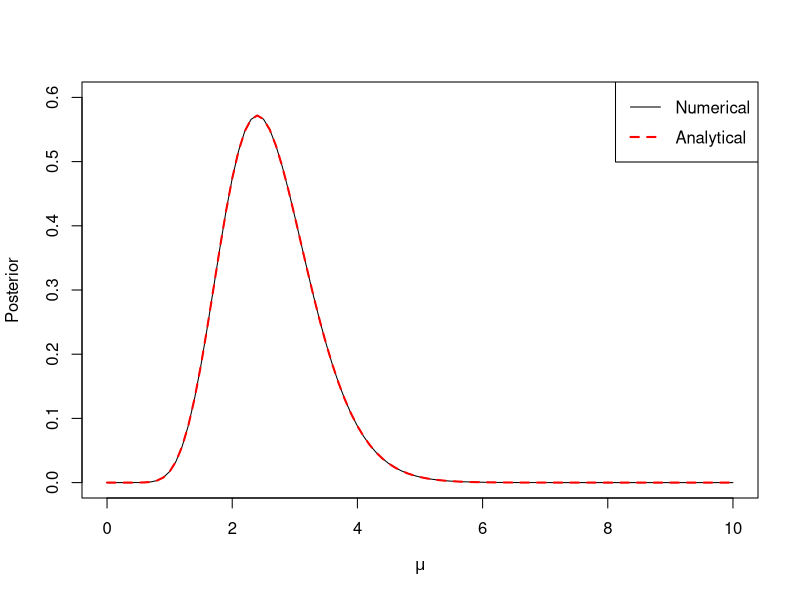

Write R code to recreate this figure.
## ---- chunk 1
data   <- c(4, 1, 3, 1, 3)
deltat <- 10

likelihood_a <- function(mu, data) {
    res <- 1
    
    for (datum in data) {
        res <- res * dpois(datum, lambda=mu)
    }
    
    return(res)
}

posterior_a <- function(mu, data) {
    #Posterior is just proportional to the likelihood, so we just need to normalize it
    
    norm <- integrate(likelihood_a, lower=0, upper=20, data=data)$value
    return(likelihood_a(mu, data) / norm)
}
## ---- chunk 2
plot(0, 0, "n", xlim=c(0, 10), ylim=c(0,.6), xlab=expression(mu), ylab="Posterior")
curve(posterior_a(x, data), from=0, to=10, add=TRUE) #Numerically, by normalizing the likelihood (as the prior is a uniform)
curve(dgamma(x, sum(data) + 1, rate=length(data)), add=TRUE, col='red', lwd=2, lty=2)
legend("topright", legend=c("Numerical", "Analytical"), lwd=c(1,2), lty=c(1,2), col=c("black", "red"), y.intersp=1.5)
#Analytically, the posterior for a poisson process with uniform prior is a Gamma pdf with alpha = sum(x_j) + 1 and lambda=n,
#where {x_j}_{j=1,...,n} are the n Poisson observations
## ---- chunk 3

